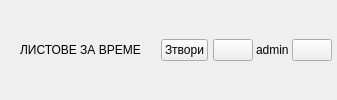
       <widget class="QWidget" name="headerHolder" native="true">
        <layout class="QHBoxLayout" name="horizontalLayout">
         <property name="spacing">
          <number>20</number>
         </property>
         <property name="leftMargin">
          <number>0</number>
         </property>
         <property name="topMargin">
          <number>0</number>
         </property>
         <property name="rightMargin">
          <number>0</number>
         </property>
         <property name="bottomMargin">
          <number>0</number>
         </property>
         <item alignment="Qt::AlignLeft">
          <widget class="QWidget" name="widget_4" native="true">
           <layout class="QHBoxLayout" name="horizontalLayout_2">
            <property name="spacing">
             <number>10</number>
            </property>
            <property name="leftMargin">
             <number>0</number>
            </property>
            <property name="topMargin">
             <number>0</number>
            </property>
            <property name="rightMargin">
             <number>0</number>
            </property>
            <property name="bottomMargin">
             <number>0</number>
            </property>
           </layout>
          </widget>
         </item>
         <item alignment="Qt::AlignHCenter">
          <widget class="QLabel" name="pageTitle">
           <property name="text">
            <string>ЛИСТОВЕ ЗА ВРЕМЕ</string>
           </property>
          </widget>
         </item>
         <item alignment="Qt::AlignRight">
          <widget class="QWidget" name="widget_26" native="true">
           <layout class="QHBoxLayout" name="horizontalLayout_37">
            <property name="spacing">
             <number>5</number>
            </property>
            <property name="leftMargin">
             <number>0</number>
            </property>
            <property name="topMargin">
             <number>0</number>
            </property>
            <property name="rightMargin">
             <number>0</number>
            </property>
            <property name="bottomMargin">
             <number>0</number>
            </property>
            <item>
             <widget class="QWidget" name="widget_27" native="true">
              <layout class="QHBoxLayout" name="horizontalLayout_38">
               <property name="spacing">
                <number>0</number>
               </property>
               <property name="leftMargin">
                <number>0</number>
               </property>
               <property name="topMargin">
                <number>0</number>
               </property>
               <property name="rightMargin">
                <number>0</number>
               </property>
               <property name="bottomMargin">
                <number>0</number>
               </property>
               <item>
                <widget class="QPushButton" name="closeBtn">
                 <property name="styleSheet">
                  <string notr="true">* {
	padding: 3px;
}</string>
                 </property>
                 <property name="text">
                  <string>Зтвори</string>
                 </property>
                 <property name="icon">
                  <iconset resource="../../../resources.qrc">
                   <normaloff>:/icons/app/assets/icons/Close-Square--Streamline-Solar-Broken.svg</normaloff>:/icons/app/assets/icons/Close-Square--Streamline-Solar-Broken.svg</iconset>
                 </property>
                 <property name="iconSize">
                  <size>
                   <width>20</width>
                   <height>20</height>
                  </size>
                 </property>
                </widget>
               </item>
              </layout>
             </widget>
            </item>
            <item>
             <widget class="QWidget" name="userHolder" native="true">
              <layout class="QHBoxLayout" name="horizontalLayout_3">
               <property name="spacing">
                <number>3</number>
               </property>
               <property name="leftMargin">
                <number>0</number>
               </property>
               <property name="topMargin">
                <number>0</number>
               </property>
               <property name="rightMargin">
                <number>5</number>
               </property>
               <property name="bottomMargin">
                <number>0</number>
               </property>
               <item>
                <widget class="QPushButton" name="userIcon">
                 <property name="focusPolicy">
                  <enum>Qt::NoFocus</enum>
                 </property>
                 <property name="text">
                  <string/>
                 </property>
                 <property name="icon">
                  <iconset resource="../../../resources.qrc">
                   <normaloff>:/icons/app/assets/icons/User--Streamline-Feather.svg</normaloff>:/icons/app/assets/icons/User--Streamline-Feather.svg</iconset>
                 </property>
                 <property name="iconSize">
                  <size>
                   <width>18</width>
                   <height>18</height>
                  </size>
                 </property>
                </widget>
               </item>
               <item>
                <widget class="QLabel" name="usernameLabel">
                 <property name="text">
                  <string>admin</string>
                 </property>
                </widget>
               </item>
               <item>
                <widget class="QPushButton" name="logoutBtn">
                 <property name="text">
                  <string/>
                 </property>
                 <property name="icon">
                  <iconset resource="../../../resources.qrc">
                   <normaloff>:/icons/app/assets/icons/Log-Out--Streamline-Feather.svg</normaloff>:/icons/app/assets/icons/Log-Out--Streamline-Feather.svg</iconset>
                 </property>
                 <property name="iconSize">
                  <size>
                   <width>18</width>
                   <height>18</height>
                  </size>
                 </property>
                </widget>
               </item>
              </layout>
             </widget>
            </item>
           </layout>
          </widget>
         </item>
        </layout>
       </widget>
